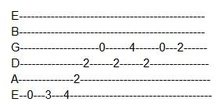
%> input picture Tab_No_Lines.jpg, 220 x 110 px, shrunk from 278 x 139 before the run
$ octave --eval "result = image_read('Tab_No_Lines.jpg');"   (GNU Octave 9; MATLAB toolbox functions it lacks are replaced by stand-ins)
%> lines starting %> are read from the running program, lines starting %| are printed output that depends on the picture; in (x1, y1, x2, y2) boxes, pixels count from 0 and x2, y2 are one past the last pixel; in counts of white or black regions, pixels touching at a corner belong together; the program's own positions count from 1
function ordered_notes = image_read(filename)
%> called with filename = 'Tab_No_Lines.jpg'
    disp("Reading image.");
    image = imread(filename);
%> image is the input picture: size 110x220x3 uint8; mean R, G, B 242, 242.1, 241.7

    %Create grayscale image
    image_gray = rgb2gray(image);

    %Create inverse binary image. 1 corresponds to a nonwhite pixel. Inverse
    %binary better for convolutions
    image_binary = 1 - imbinarize(image_gray);
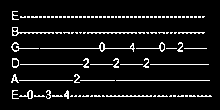
%> image_binary: size 110x220 double; values 0 (black) and 1 (white), 7.5% white in thin lines or dots, all inside (x1, y1, x2, y2) = (11, 11, 212, 99)
    [row_num, col_num] = size(image_binary);
%> row_num = 110; col_num = 220

    %Get image edges to determine positions of horizontal lines
    image_edges = edge(image_gray, 'Canny');
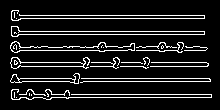
%> image_edges: size 110x220 logical; 11.1% white in thin lines or dots, all inside (x1, y1, x2, y2) = (10, 10, 212, 100)

    % [7 lines of commented-out code are left out]

%> (the run ends here)
